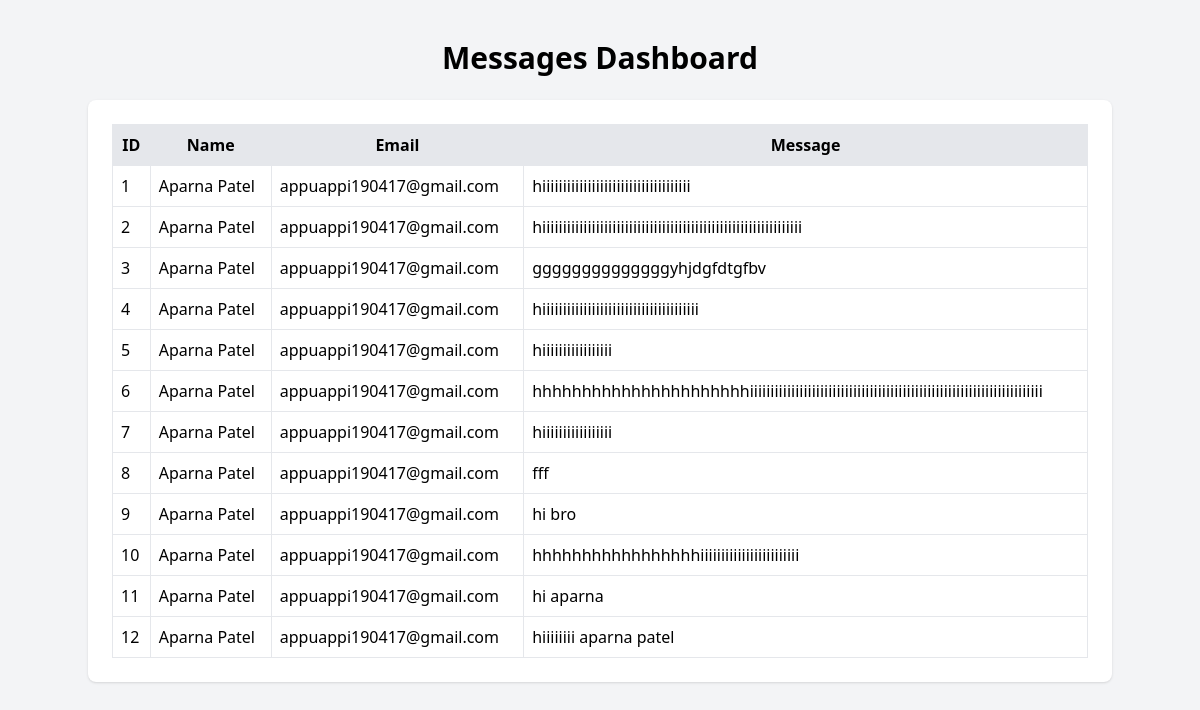
The page /admin on the database its author committed.
### tables this page shows
CREATE TABLE messages (
            id INTEGER PRIMARY KEY AUTOINCREMENT,
            name TEXT,
            email TEXT,
            message TEXT
        );

### app.py (the view)
@app.route("/admin")
def admin():
    conn = sqlite3.connect("messages.db")
    cursor = conn.cursor()
    cursor.execute("SELECT * FROM messages")
    data = cursor.fetchall()
    conn.close()
    return render_template("admin.html", messages=data)

### templates/admin.html (shortened to what this page needs)
<!DOCTYPE html>
<html>
<head>
    <script src="https://cdn.tailwindcss.com"></script>
</head>
<body class="bg-gray-100 p-10">
<h1 class="text-3xl font-bold mb-6 text-center">Messages Dashboard</h1>
<div class="max-w-5xl mx-auto bg-white shadow rounded-lg p-6">
<table class="w-full border">
    <tr class="bg-gray-200">
        <th class="p-2 border">ID</th>
        <th class="p-2 border">Name</th>
        <th class="p-2 border">Email</th>
        <th class="p-2 border">Message</th>
    </tr>
    {% for msg in messages %}
    <tr>
        <td class="p-2 border">{{ msg[0] }}</td>
        <td class="p-2 border">{{ msg[1] }}</td>
        <td class="p-2 border">{{ msg[2] }}</td>
        <td class="p-2 border">{{ msg[3] }}</td>
    </tr>
    {% endfor %}
</table>
</div>
</body>
</html>

### rows shown on the page
messages: id "1", name "Aparna Patel", email "appuappi190417@gmail.com", message "hiiiiiiiiiiiiiiiiiiiiiiiiiiiiiiiiiiii"
messages: id "2", name "Aparna Patel", email "appuappi190417@gmail.com", message "hiiiiiiiiiiiiiiiiiiiiiiiiiiiiiiiiiiiiiiiiiiiiiiiiiiiiiiiiiiiiiii"
messages: id "3", name "Aparna Patel", email "appuappi190417@gmail.com", message "ggggggggggggggyhjdgfdtgfbv"
messages: id "4", name "Aparna Patel", email "appuappi190417@gmail.com", message "hiiiiiiiiiiiiiiiiiiiiiiiiiiiiiiiiiiiiii"
messages: id "5", name "Aparna Patel", email "appuappi190417@gmail.com", message "hiiiiiiiiiiiiiiiii"
messages: id "6", name "Aparna Patel", email "appuappi190417@gmail.com", message "hhhhhhhhhhhhhhhhhhhhhhiiiiiiiiiiiiiiiiiiiiiiiiiiiiiiiiiiiiiiiiiiiiiiiiiiiiiiiiiiiiiiiiiiiiiii"
messages: id "7", name "Aparna Patel", email "appuappi190417@gmail.com", message "hiiiiiiiiiiiiiiiii"
messages: id "8", name "Aparna Patel", email "appuappi190417@gmail.com", message "fff"
messages: id "9", name "Aparna Patel", email "appuappi190417@gmail.com", message "hi bro"
messages: id "10", name "Aparna Patel", email "appuappi190417@gmail.com", message "hhhhhhhhhhhhhhhhhiiiiiiiiiiiiiiiiiiiiiiii"
messages: id "11", name "Aparna Patel", email "appuappi190417@gmail.com", message "hi aparna"
messages: id "12", name "Aparna Patel", email "appuappi190417@gmail.com", message "hiiiiiiii aparna patel"
